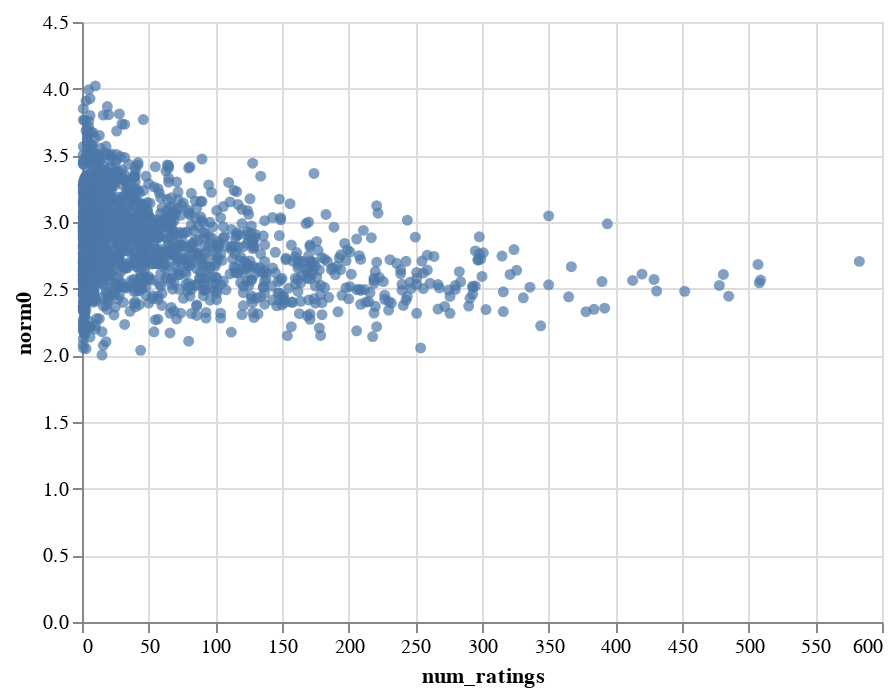

Notebook cell for this chart:
### Code cell
movie_embedding_norm(model)

### Figure 1 — Vega-Lite specification as saved in the notebook (floating-point values rounded to 4 significant figures; data arrays with more than 128 entries replaced by an {"elided": "..."} marker saying what was removed)
{"config": {"view": {"continuousWidth": 400, "continuousHeight": 300}}, "hconcat": [{"layer": [{"mark": "circle", "encoding": {"color": {"condition": {"value": "#4c78a8", "selection": "selector003"}, "value": "lightgray"}, "x": {"type": "quantitative", "field": "num_ratings"}, "y": {"type": "quantitative", "field": "norm0"}}, "selection": {"selector004": {"type": "single", "encodings": ["x", "y"], "on": "mouseover", "nearest": true, "empty": "none"}, "selector003": {"type": "interval"}}}, {"mark": {"type": "text", "align": "center", "dx": 5, "dy": -5}, "encoding": {"text": {"condition": {"type": "nominal", "field": "title", "selection": "selector004"}, "value": ""}, "x": {"type": "quantitative", "field": "num_ratings"}, "y": {"type": "quantitative", "field": "norm0"}}}]}], "data": {"name": "data-b5dde61451c3be491d6b2d12e2d9c61d"}, "$schema": "https://vega.github.io/schema/vega-lite/v4.8.1.json", "datasets": {"data-b5dde61451c3be491d6b2d12e2d9c61d": {"elided": "1682 records"}}}
